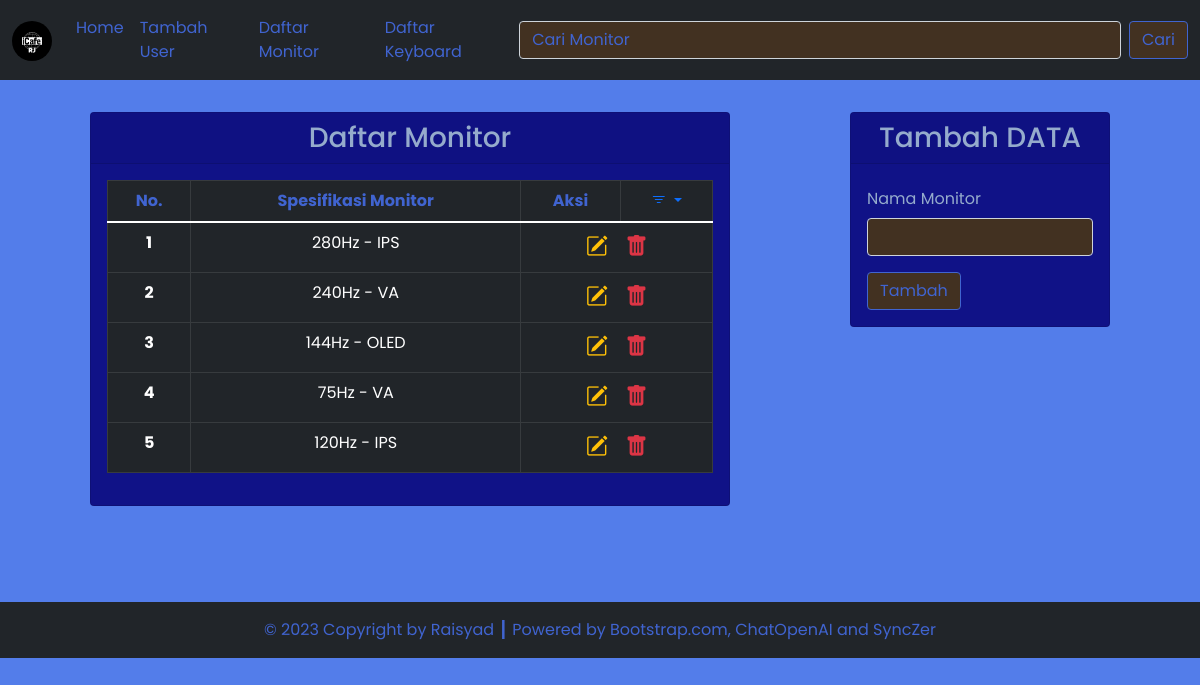
Screenshot of /source_code/monitor.php with the database file from the repository.
### tables this page shows
CREATE TABLE `monitor` (
  `monitor_id` int(11) NOT NULL,
  `monitor_spesification` varchar(255) NOT NULL
);

### source_code/config/db.php (called while the page is built)
<?php
$DB_HOST = "localhost";
$DB_USERNAME = "root";
$DB_PASSWORD = "";
$DB_NAME = "db_dpbo_tp3";

### source_code/classes/DB.php (called while the page is built, shortened)
<?php
class DB
{
    private $hostname;
    private $username;
    private $password;
    private $dbname;
    private $conn;
    private $result;
    function __construct($hostname, $username, $password, $dbname)
    {
        $this->hostname = $hostname;
        $this->username = $username;
        $this->password = $password;
        $this->dbname = $dbname;
    }
    function open()
    {
        $this->conn = mysqli_connect($this->hostname, $this->username, $this->password, $this->dbname);
    }
    function execute($query)
    {
        $this->result = mysqli_query($this->conn, $query);
    }
    function getResult()
    {
        return mysqli_fetch_array($this->result);
    }
}

### source_code/classes/Monitor.php (called while the page is built, shortened)
<?php
class Monitor extends DB
{
    function getMonitor()
    {
        $query = "SELECT * FROM monitor";
        return $this->execute($query);
    }
}

### source_code/monitor.php (the view, shortened to what this page needs)
<?php
include('config/db.php');
include('classes/DB.php');
include('classes/Monitor.php');
include('classes/Users.php');
$monitor = new Monitor($DB_HOST, $DB_USERNAME, $DB_PASSWORD, $DB_NAME);
$monitor->open();
if (isset($_POST['btn-cari'])) {
    $monitor->searchMonitor($_POST['cari']);
} else if (isset($_POST['btn-filterednew'])) {
    $monitor->filterMonitorNewest($_POST['cari']);
} else if (isset($_POST['btn-filteredold'])) {
    $monitor->filterMonitorOldest($_POST['cari']);
} else if (isset($_POST['btn-filteredhighest'])) {
    $monitor->filterMonitorHighestHz($_POST['cari']);
} else {
    $monitor->getMonitor();
}
$header = '<tr>
<th scope="row" class="text-icafe">No.</th>
<th scope="row" class="text-icafe">Spesifikasi Monitor</th>
<th scope="row" class="text-icafe">Aksi</th>
<th scope="row" class="text-icafe">
    <div class="dropdown">
        <a class="dropdown-toggle" href="#" role="button" data-bs-toggle="dropdown" aria-expanded="false">
            <i class="bi bi-filter"></i>
        </a>
        <ul class="dropdown-menu fill">
            <li>
                <form method="post">
                    <button class="dropdown-item" type="submit" name="btn-filterednew">Newest</button>
                </form>
            </li>
            <li>
                <form method="post">
                    <button class="dropdown-item" type="submit" name="btn-filteredold">Oldest</button>
                </form>
            </li>
            <li>
                <form method="post">
                    <button class="dropdown-item" type="submit" name="btn-filteredhighest">Highest Hz</button>
                </form>
            </li>
        </ul>
    </div>
</th>
</tr>';
$data = null;
$no = 1;
while ($div = $monitor->getResult()) {
    $data .= '<tr>
    <th scope="row">' . $no . '</th>
    <td>' . $div['monitor_spesification'] . '</td>
    <td style="font-size: 22px;" colspan="2">
        <a href="monitor.php?id=' . $div['monitor_id'] . '" title="Edit Data">
        <i class="bi bi-pencil-square text-warning"></i>
        </a>&nbsp;
        <a href="monitor.php?hapus=' . $div['monitor_id'] . '" title="Delete Data"><i class="bi bi-trash-fill text-danger"></i></a>
        </td>
    </tr>';
    $no++;
}

### rows the page displays
monitor: monitor_spesification "280Hz - IPS"
monitor: monitor_spesification "240Hz - VA"
monitor: monitor_spesification "144Hz - OLED"
monitor: monitor_spesification "75Hz - VA"
monitor: monitor_spesification "120Hz - IPS"
